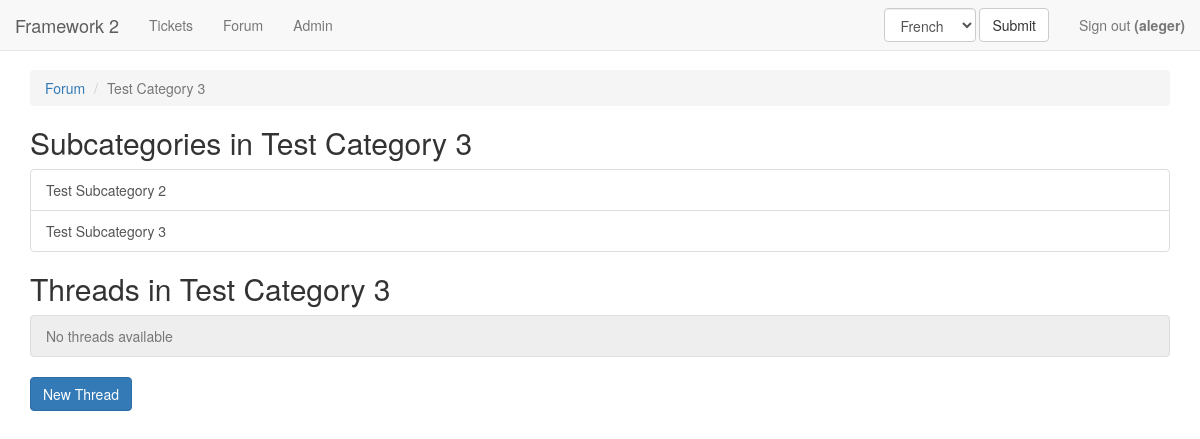
The app's page /forum/category/4/ (signed in) with its own data.
### apps/forum/models.py (models this page shows, shortened)
class CategoryMeta(models.Model):
    title = models.CharField(max_length=128)
    slug = models.SlugField(blank=True, null=True)

class SubCategory(CategoryMeta):
    parent_category = models.ForeignKey(Category)

### apps/forum/views.py (the view)
# urls.py: url(r'^category/(?P<pk>\d+)/$', ForumViewCategory.as_view(), name='forum_view_category'),
class ForumViewCategory(ListView):
    model = SubCategory
    template_name = 'forum_category.html'
    context_object_name = 'subcategories'
    def get_context_data(self, **kwargs):
        context = super().get_context_data(**kwargs)
        category_pk = self.kwargs.get('pk')
        category = Category.objects.get(pk=category_pk)
        context['category'] = category
        threads = Thread.objects.filter(category_related=category)
        context['threads'] = threads
        return context
    def get_queryset(self):
        category_pk = self.kwargs.get('pk')
        category = Category.objects.get(pk=category_pk)
        return self.model.objects.filter(parent_category=category)

### framework1/urls.py (called while the page is built)
def _wrap_instance__resolve(wrapping_functions, instance):
    if not hasattr(instance, 'resolve'): return instance
    resolve = getattr(instance, 'resolve')
    def _wrap_func_in_returned_resolver_match(*args, **kwargs):
        rslt = resolve(*args, **kwargs)
        if not hasattr(rslt, 'func'): return rslt
        f = getattr(rslt, 'func')
        for _f in reversed(wrapping_functions):
            f = _f(f)
        setattr(rslt, 'func', f)
        return rslt
    setattr(instance, 'resolve', _wrap_func_in_returned_resolver_match)
    return instance

### apps/forum/templates/forum_category.html (shortened to what this page needs)
{% extends 'base.html' %}
{% load bootstrap3 %}
{% load i18n %}
{% block content %}
  <ol class="breadcrumb">
    <li>
      <a href="{% url 'forum_view' %}">Forum</a>
    </li>
    <li class="active">{{ category.title }}</li>
  </ol>
  <h2>{% trans 'Subcategories in' %} {{ category.title }}</h2>
  <div class="list-group">
    {% if subcategories %}
      {% for sub_c in subcategories %}
        <a class="list-group-item" href="{% url 'forum_view_subcategory' c_pk=category.pk sc_pk=sub_c.pk %}">{{ sub_c.title }}</a>
      {% endfor %}
    {% else %}
      <a class="list-group-item disabled" href="#">{% trans 'No subcategories available' %}</a>
    {% endif %}
  </div>
  <h2>{% trans 'Threads in' %} {{ category.title }}</h2>
  <div class="list-group">
    {% if threads %}
      {% for thread in threads %}
        <a class="list-group-item" href="{% url 'forum_view_category_thread' c_pk=category.pk t_pk=thread.pk %}">{{ thread.title }}</a>
      {% endfor %}
    {% else %}
      <a class="list-group-item disabled" href="#">{% trans 'No threads available' %}</a>
    {% endif %}
  </div>
  <a class="btn btn-primary" href="{% url 'forum_new_category_thread' c_pk=category.pk %}">{% trans 'New Thread' %}</a>
{% endblock %}

### templates/base.html (shortened to what this page needs)
<!DOCTYPE html>
<html>
  <head>
    {% load staticfiles %}
    {% load bootstrap3 %}
    {% bootstrap_css %}
    {% load i18n %}
  </head>
  <body>
  <nav class="navbar navbar-default navbar-fixed-top">
      <div class="navbar-header">
          <a class="navbar-brand" href="/">Framework 2</a>
      </div>
    <div class="container">
      <p class="navbar-text navbar-left">
        <a class="navbar-link" href="/tickets/">Tickets</a>
      </p>
      <p class="navbar-text navbar-left">
        <a class="navbar-link" href="/forum/">Forum</a>
      </p>
        {% if user.is_authenticated %}
          <p class="navbar-text navbar-right">
            <a class="navbar-link" href="/logout/">{% trans 'Sign out' %} <strong>({{ user.username }})</strong></a>
          </p>
        {% else %}
          <p class="navbar-text navbar-right">
            <a class="navbar-link navbar-btn" href="/login/"><strong>{% trans 'Sign in' %}</strong></a>
              {% trans 'or' %}
            <a class="navbar-link navbar-btn" href="/register/"><strong>{% trans 'Register' %}</strong></a>
          </p>
        {% endif %}
        <form class="navbar-form navbar-right" action="/i18n/setlang/" method="post">
          <select name="language" class="form-control">
            {% for lang in LANGUAGES %}
            <option value="{{ lang.0 }}">{{ lang.1 }}</option>
            {% endfor %}
          </select>
          <button type="submit" class="btn btn-default">Submit</button>
        </form>
        {% if user.is_staff %}
          <p class="navbar-text navbar-left">
            <a class="navbar-link navbar-btn" href="/admin_p/">Admin</a>
          </p>
        {% endif %}
      </div>
  </nav>
  <div class="container">
    {% block content %}
    {% endblock %}
  </div>
  </body>
</html>

### templates/base.html (style rules this page uses)
body { padding-top: 70px; }

### records on screen
CategoryMeta: title "Test Category 3"
SubCategory: title "Test Subcategory 2"
SubCategory: title "Test Subcategory 3"

### other values on screen
{{ user.username }} "aleger"
form field language "French"
